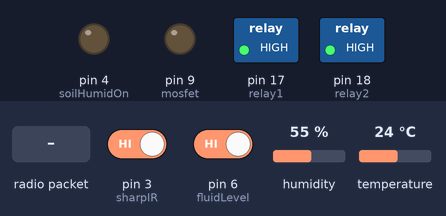
A sketch run on a simulated Arduino Uno, built with avr-gcc and run on an emulated ATmega328P. On the bench: switched loads named in the sketch (green lamp = pin HIGH), output pins drawn as LEDs (lit = HIGH). The inputs (shaded band) are chosen by the test bench; at power-on: pin 3 (sharpIR) HIGH, pin 6 (fluidLevel) HIGH, humidity 55 %, temperature 24 °C. The GPS gets a fix after 3 s at 37.7749, -122.4194 with 8 satellites; no radio packets arrive unless stated; pins used as bus, display or sensor lines are not drawn; what the sketch prints to the serial monitor is not drawn.

Above: at 1.2 s.
1.3 s: radio packet "200" arrives
2.8 s: radio packet "1" arrives
Timing chart, 0 to 5.8 s (numbered marks = the images above; inputs shaded):
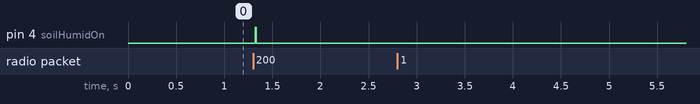

The sketch:

_endnode_9_debug.ino
```cpp
/*
 * File: _end_node_9_debug.ino
 * Date: 11/222015
 * Author: DJ
 * Desc: Program for Arduino-based (nano, pro mini, etc.) end-node for sensor data collection and driving relays and motors
 * Functions included:
 *    - RF69_reliable_datagram_server, RF69 is 3.3V device, uses level shift for 5V MCU
 *    - includes encryption
 *    - DHT11 sensor (air temp and air humidity): pin A5 or digital 19 (using it as digital)
 *    - Soil humidity sensor: pin A0 for analog measurement, and pin D4 for turning on/off (duty cycle to prevent rust and reduce power consumption)
 *    - Rain sensor: pin A1 for analog measurement, and pin D5 for turning on/off (duty cycle to prevent rust and reduce power consumption)
 *    - Fluid level: abstracting it as an On/Off switch, using pin D6 with internal pull-up R (switch pressed produces LOW on pin)
 *    - GPS sensor: it's 3.3V device, uses level shift for 5V MCU, gps-RX->L6 gps-TX->L7 and H6->D7(TX pin) H7->D8(RX pin), using SoftSerialLib for D7/D8 as TX/RX
 *    - Sharp IR proximity sensor (not analog - the analog requires A pin): pin D3 (requires interrupt, D3=INT1), can be used for PIR, but need to reverse client/server
 *    - voltage sensor for internal battery: pin A2 (analog 10-bit measurement on the scale 0-25V, resolution
 *    - relay 1 and 2 outputs: pin 17 and 18 (A3 and A4) - used as digital pins
 *    - transistor driver output as motor speed regulator (MOSFET on PWM pin): pin D9
 *
 * This debug version is for end-node 1
 */

#include <RHReliableDatagram.h>
#include <RH_RF69.h>
#include <SPI.h>

#include "DHT.h"  //for DHT11 sensor

#include <TinyGPS++.h>
#include <SoftwareSerial.h>

#define CLIENT_ADDRESS 1  // gateway address
#define SERVER_ADDRESS1 2  // end-node 1: this is server,it's responding on the request from the client (gateway)
#define SERVER_ADDRESS2 3  // end-node 2
#define SERVER_ADDRESS3 4  // end-node 3

#define DHTPIN 19
#define DHTTYPE DHT11  //for DHT11 sensor

// Singleton instance of the radio driver
RH_RF69 driver;

// Class to manage message delivery and receipt, using the driver declared above
RHReliableDatagram manager(driver, SERVER_ADDRESS1);

DHT dht(DHTPIN, DHTTYPE);

struct dataStruct{
  int nodeID;
  int temp;
  int airHumid;
  int soilHumidPerc;
  int rainPerc;
  bool fluidLevelHigh;
  double latitude;
  double longitude;
  int proxCount;
  float volts;
}myData;

byte tx_buf[sizeof(myData)] = {0};

int soilHumidSensor = 0;  // definition of soil humidity pin: A0
int soilHumidOn = 4; // definition of soil humidity sensor power on/off: D4

int rainSensor = 1;  // definition of rain sensor pin: A1
int rainSensorOn = 5; // definition of rain sensor power on/off: D5

int fluidLevel = 6; // definition of the fluid level sensor pin: D6

static const int RXPin = 8, TXPin = 7; // definition of GPS pins: D8 and D7
static const uint32_t GPSBaud = 4800;
// The TinyGPS++ object
TinyGPSPlus gps;
// The serial connection to the GPS device
SoftwareSerial ss(RXPin, TXPin);

int sharpIR = 3; // definition of the proximity sensor pin: D3 (needs interrupt)
int i = 0;       // counter to store the number of proximity hits (reset after each poll to reduce mem reqs

int battSensor = 2; // definition of the voltage sensor pin: A2

int relay1 = 17; // definition for relay 1 pin: A3, but used as digital pin, so using D number
int relay2 = 18; // definition for relay 2 pin: A4, but used as digital pin, so using D number

int mosfet = 9; // definition for MOSFET pin: 9 (D9 is PWM capable)

void setup()
{
  Serial.begin(9600);
  ss.begin(GPSBaud);

  if (!manager.init())
    Serial.println(F("init failed"));

  // If you are using a high power RF69, you *must* set a Tx power in the
  // range 14 to 20 like this:
  driver.setTxPower(14);

   // The encryption key has to be the same as the one in the client
  uint8_t key[] = { 0x01, 0x02, 0x03, 0x04, 0x05, 0x06, 0x07, 0x08,
                    0x01, 0x02, 0x03, 0x04, 0x05, 0x06, 0x07, 0x08};
  driver.setEncryptionKey(key);

  #if 0
  // For compat with RFM69 Struct_send
  driver.setModemConfig(RH_RF69::GFSK_Rb250Fd250);
  driver.setPreambleLength(3);
  uint8_t syncwords[] = { 0x2d, 0x64 };
  driver.setSyncWords(syncwords, sizeof(syncwords));
  driver.setEncryptionKey((uint8_t*)"thisIsEncryptKey");
  #endif

  dht.begin();

  pinMode(soilHumidOn, OUTPUT);
  pinMode(rainSensorOn, OUTPUT);

  pinMode(fluidLevel, INPUT_PULLUP);

  pinMode(sharpIR, INPUT);
  attachInterrupt(1, increment, FALLING);

  pinMode(relay1, OUTPUT);
  pinMode(relay2, OUTPUT);
  digitalWrite(relay1, HIGH); // need to check if relay will be mostly on or off - potentially invert the logic
  digitalWrite(relay2, HIGH); // same as above

  pinMode(mosfet, OUTPUT);
}

uint8_t data[] = "Values";
// Dont put this on the stack:
uint8_t buf[RH_RF69_MAX_MESSAGE_LEN];

void loop()
{
  if (manager.available())
  {
    // Wait for a message addressed to us from the client
    uint8_t len = sizeof(buf);
    uint8_t from;
    if (manager.recvfromAck(buf, &len, &from))
    {
//    Receiving instructions and poll command from the gateway
      Serial.print(F("got request from : 0x"));
      Serial.print(from, HEX);
      Serial.print(F(": "));
      String input = ((char*)buf);
      Serial.println((char*)buf);
      int nodeIdent = (input.substring(0,1)).toInt();
      int push_relay1 = (input.substring(1,2)).toInt();
      int push_relay2 = (input.substring(2,3)).toInt();
      int push_pwm = (input.substring(3,7)).toInt();

      if (nodeIdent == SERVER_ADDRESS1){
        Serial.print(F("nodeID: "));
        Serial.println(nodeIdent);
        myData.nodeID = nodeIdent; // confirmation back to rpi

  //    Collecting all the sensor inputs from the end-node
        myData.temp = dht.readTemperature(true);
        Serial.print(F("temp: "));
        Serial.println(myData.temp);

        myData.airHumid = dht.readHumidity();
        Serial.print(F("air humidity: "));
        Serial.println(myData.airHumid);

        myData.soilHumidPerc = analogValueSub(soilHumidSensor,soilHumidOn);
        Serial.print(F("soil humidity: "));
        Serial.println(myData.soilHumidPerc);

        myData.rainPerc = analogValueSub(rainSensor, rainSensorOn);
        Serial.print(F("rain percentage: "));
        Serial.println(myData.rainPerc);

        myData.fluidLevelHigh = (digitalRead(fluidLevel) == LOW) ? true : false;
        Serial.print(F("fluid level: "));
        Serial.println(myData.fluidLevelHigh);

        gpsSub();
        Serial.print(F("latitude: "));
        Serial.println(myData.latitude);
        Serial.print(F("longitude: "));
        Serial.println(myData.longitude);

        myData.proxCount = i;
        Serial.print(F("Proximity detections: "));
        Serial.println(myData.proxCount);

        myData.volts = battVolts();
        Serial.print(F("Battery voltage: "));
        Serial.println(myData.volts);

        int buffSize = sizeof(myData);
        Serial.print(F("buffSize: "));
        Serial.println(buffSize);

  //    Applying commands received from the gateway
        Serial.print(F("relay1 cmd: "));
        Serial.println(push_relay1);
        if(push_relay1 == 1){
          digitalWrite(relay1, LOW);
        }
        else {
          digitalWrite(relay1, HIGH);
        }

        Serial.print(F("relay2 cmd: "));
        Serial.println(push_relay2);
        if(push_relay2 == 1){
          digitalWrite(relay2, LOW);
        }
        else {
          digitalWrite(relay2, HIGH);
        }

        Serial.print(F("pwm cmd: "));
        Serial.println(push_pwm);
        analogWrite(mosfet, push_pwm);

  //    Sending information back to gateway
        memcpy(tx_buf, &myData, sizeof(myData) );

        // Send a reply back to the originator client
        if (!manager.sendtoWait(tx_buf, sizeof(myData), from))
          Serial.println(F("sendtoWait failed"));


        i = 0; // reset proximity hit counter at the end of the loop (after previous count has been sent)
      }
      else {
        Serial.println(F("RPi nodeIdent and SERVERADDRESS do not match"));
      }
    }
  }
}

int analogValueSub(int sensorDef, int turnOnPin){
  digitalWrite(turnOnPin, HIGH);
  delay(10); // try to reduce this value, how long it takes for power to stabilize, check with DSO??
  int sVal = analogRead(sensorDef)*0.09765625; // to get sVal in %, the float is 100/1024 - as analog input is 10bit or 2^10
  digitalWrite(turnOnPin, LOW);
  return sVal;
}

void gpsSub(){
  if (ss.available() > 0){
    if (gps.encode(ss.read())){
      if (gps.location.isValid()){
        myData.latitude = (gps.location.lat(), 6);
        myData.longitude = (gps.location.lng(), 6);
        // possible to get the time to centisecond from the satellite, future option to mark each record stream from the end-node
      }
    }
  }
}

void increment() {
  i++;
}

float battVolts(){
  return analogRead(battSensor)/1024.00*25; // 25 is the max voltage measured on voltage sensor (R-divider)
}
```

Measured:
- after the input at 1.3 s, pin 4 (soilHumidOn): LOW → HIGH at once, → LOW 0.01 s later
- after the input at 2.8 s, every drawn part: stays the same
